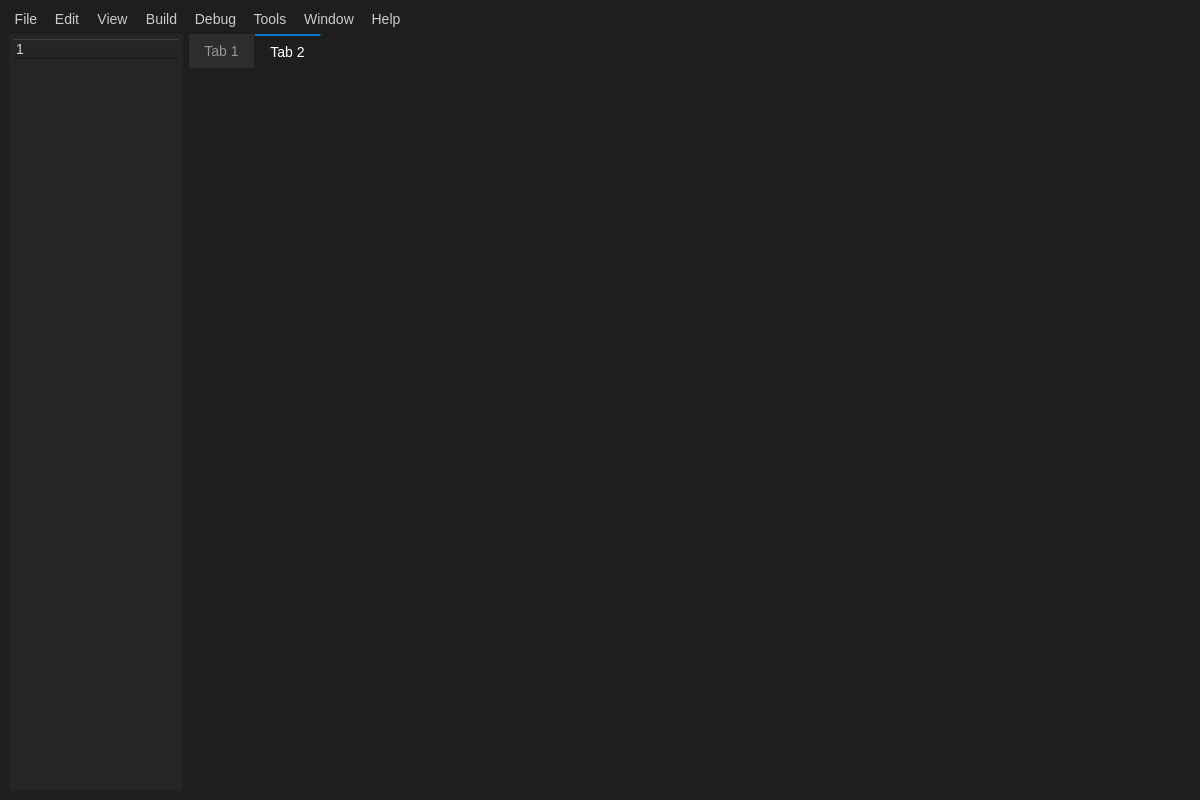
<?xml version="1.0" encoding="UTF-8"?>
<ui version="4.0">
 <class>MainWindow</class>
 <widget class="QMainWindow" name="MainWindow">
  <property name="geometry">
   <rect>
    <x>0</x>
    <y>0</y>
    <width>1200</width>
    <height>800</height>
   </rect>
  </property>
  <property name="maximumSize">
   <size>
    <width>16777215</width>
    <height>16777215</height>
   </size>
  </property>
  <property name="windowTitle">
   <string>MainWindow</string>
  </property>
  <property name="styleSheet">
   <string notr="true">/* --- ESTILOS GENERALES (Global) --- */

/* Fondo general de la aplicación y fuente */
QWidget {
    background-color: #1e1e1e;
    color: #d4d4d4;
    font-family: &quot;Consolas&quot;, &quot;Courier New&quot;, monospace;
    font-size: 14px;
}

/* --- BARRA LATERAL (Project Explorer) --- */
/* Suponiendo que usas un QTreeView o QListWidget para los archivos */

QTreeView {
    background-color: #252526;  /* Fondo de la barra lateral */
    border: none;
    padding: 5px;
    outline: 0;
}

QTreeView::item {
    padding: 5px;
    color: #cccccc;
}

QTreeView::item:hover {
    background-color: #2a2d2e; /* Color al pasar el mouse */
    border-radius: 3px;       /* Bordes redondeados como en la imagen */
}

QTreeView::item:selected {
    background-color: #37373d; /* Color del archivo seleccionado */
    color: #ffffff;
    border-left: 2px solid #007acc; /* Una línea azul a la izquierda al seleccionar */
}

/* Scrollbar estilo moderno (para quitar la fea de Windows/Linux por defecto) */
QScrollBar:vertical {
    border: none;
    background: #1e1e1e;
    width: 10px;
    margin: 0px 0px 0px 0px;
}
QScrollBar::handle:vertical {
    background: #424242;
    min-height: 20px;
    border-radius: 5px;
}
QScrollBar::add-line:vertical, QScrollBar::sub-line:vertical {
    background: none;
}

/*
Estilos para buttons
*/
QToolButton {
    background-color: transparent;
    color: #cccccc;
    border: none;
}
QToolButton:hover {
    background-color: #3e3e42;
    border-radius: 3px;
}

/*
Styles for edit text box
*/

QPlainTextEdit {
    background-color: #1e1e1e;
    color: #d4d4d4;
    font-family: &quot;Consolas&quot;, &quot;Courier New&quot;, monospace;
    font-size: 14px;
    border: none;
    padding-left: 10px;
    selection-background-color: #264f78;
}</string>
  </property>
  <widget class="QWidget" name="centralwidget">
   <layout class="QGridLayout" name="gridLayout">
    <item row="1" column="0" colspan="4">
     <widget class="QTreeWidget" name="treeWidget">
      <property name="styleSheet">
       <string notr="true">QTreeWidget {
    background-color: #252526; 
    color: #cccccc;
    border: none;
}
QTreeWidget::item:hover {
    background-color: #2a2d2e;
}
QTreeWidget::item:selected {
    background-color: #37373d;
    color: white;
    border-left: 2px solid #007acc;
}</string>
      </property>
      <column>
       <property name="text">
        <string notr="true">1</string>
       </property>
      </column>
     </widget>
    </item>
    <item row="0" column="6">
     <widget class="QToolButton" name="toolButton_window">
      <property name="styleSheet">
       <string notr="true"/>
      </property>
      <property name="text">
       <string>Window</string>
      </property>
     </widget>
    </item>
    <item row="0" column="2">
     <widget class="QToolButton" name="toolButton_view">
      <property name="styleSheet">
       <string notr="true">QToolButton {
    background-color: transparent;
    color: #cccccc;
    border: none;
}
QToolButton:hover {
    background-color: #3e3e42;
    border-radius: 3px;
}</string>
      </property>
      <property name="text">
       <string>View</string>
      </property>
     </widget>
    </item>
    <item row="0" column="1">
     <widget class="QToolButton" name="toolButton_edit">
      <property name="styleSheet">
       <string notr="true">QToolButton {
    background-color: transparent;
    color: #cccccc;
    border: none;
}
QToolButton:hover {
    background-color: #3e3e42;
    border-radius: 3px;
}
</string>
      </property>
      <property name="text">
       <string>Edit</string>
      </property>
     </widget>
    </item>
    <item row="0" column="5">
     <widget class="QToolButton" name="toolButton_tools">
      <property name="styleSheet">
       <string notr="true">QToolButton {
    background-color: transparent;
    color: #cccccc;
    border: none;
}
QToolButton:hover {
    background-color: #3e3e42;
    border-radius: 3px;
}</string>
      </property>
      <property name="text">
       <string>Tools</string>
      </property>
     </widget>
    </item>
    <item row="0" column="7">
     <widget class="QToolButton" name="toolButton_help">
      <property name="text">
       <string>Help</string>
      </property>
     </widget>
    </item>
    <item row="0" column="3">
     <widget class="QToolButton" name="toolButton_build">
      <property name="styleSheet">
       <string notr="true">QToolButton {
    background-color: transparent;
    color: #cccccc;
    border: none;
}
QToolButton:hover {
    background-color: #3e3e42;
    border-radius: 3px;
}</string>
      </property>
      <property name="text">
       <string>Build</string>
      </property>
     </widget>
    </item>
    <item row="0" column="0">
     <widget class="QToolButton" name="toolButton_file">
      <property name="styleSheet">
       <string notr="true">QToolButton {
    background-color: transparent;
    color: #cccccc;
    border: none;
}
QToolButton:hover {
    background-color: #3e3e42;
    border-radius: 3px;
}</string>
      </property>
      <property name="text">
       <string>File</string>
      </property>
     </widget>
    </item>
    <item row="0" column="4">
     <widget class="QToolButton" name="toolButton_debug">
      <property name="styleSheet">
       <string notr="true">QToolButton {
    background-color: transparent;
    color: #cccccc;
    border: none;
}
QToolButton:hover {
    background-color: #3e3e42;
    border-radius: 3px;
}</string>
      </property>
      <property name="text">
       <string>Debug</string>
      </property>
     </widget>
    </item>
    <item row="1" column="4" colspan="10">
     <widget class="QTabWidget" name="tabWidget">
      <property name="styleSheet">
       <string notr="true">QTabWidget::pane { /* El marco del contenedor */
    border: none;
    background-color: #1e1e1e;
}
QTabBar::tab {
    background: #2d2d2d;
    color: #969696;
    padding: 8px 15px;
    border-right: 1px solid #1e1e1e;
}
QTabBar::tab:selected {
    background: #1e1e1e; /* Se funde con el editor */
    color: white;
    border-top: 2px solid #007acc; /* La linea azul arriba */
}</string>
      </property>
      <property name="currentIndex">
       <number>1</number>
      </property>
      <widget class="QWidget" name="tab">
       <attribute name="title">
        <string>Tab 1</string>
       </attribute>
       <widget class="QPlainTextEdit" name="textEdit_1">
        <property name="geometry">
         <rect>
          <x>0</x>
          <y>0</y>
          <width>531</width>
          <height>501</height>
         </rect>
        </property>
        <property name="styleSheet">
         <string notr="true"/>
        </property>
       </widget>
      </widget>
      <widget class="QWidget" name="tab_2">
       <attribute name="title">
        <string>Tab 2</string>
       </attribute>
       <widget class="QPlainTextEdit" name="plainTextEdit">
        <property name="geometry">
         <rect>
          <x>0</x>
          <y>0</y>
          <width>531</width>
          <height>501</height>
         </rect>
        </property>
       </widget>
      </widget>
     </widget>
    </item>
   </layout>
  </widget>
 </widget>
 <resources/>
 <connections/>
</ui>
